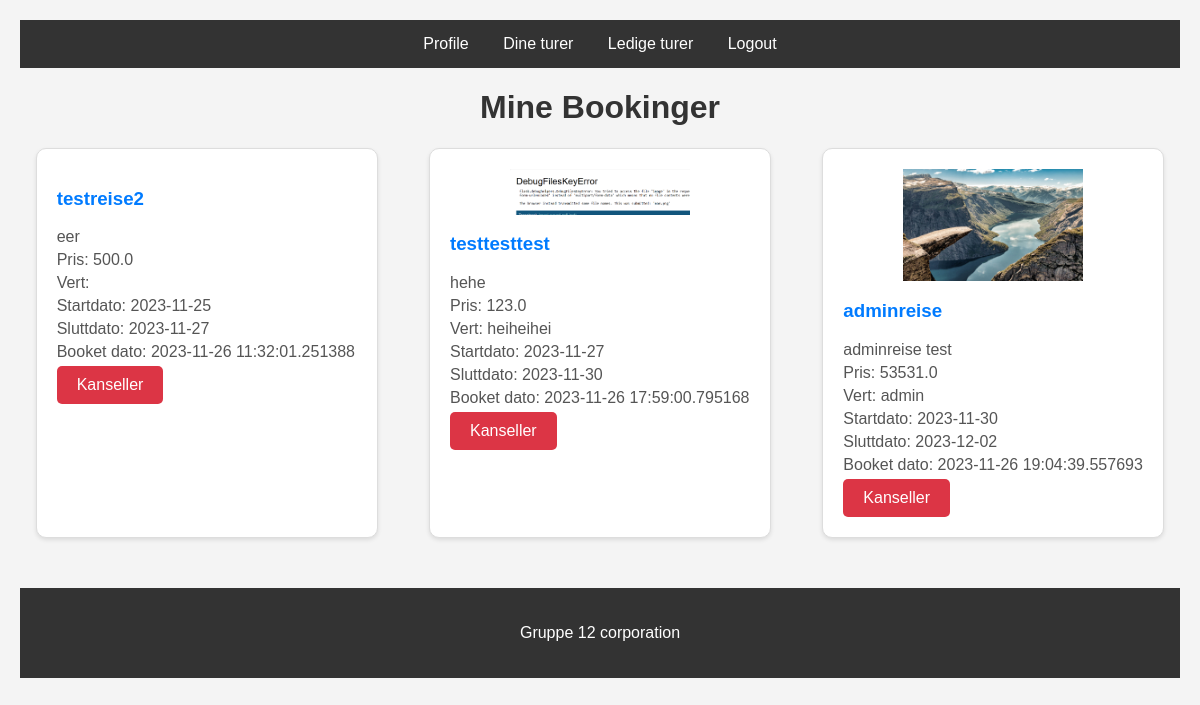
The app's page /my-bookings (signed in) with its own data.
### models.py (models this page shows)
class Booking(db.Model):
    id = db.Column(db.Integer, primary_key=True)
    user_id = db.Column(db.Integer, db.ForeignKey('user.id'))
    tour_id = db.Column(db.Integer, db.ForeignKey('tour.id'), nullable=False)
    booking_date = db.Column(db.DateTime, default=datetime.utcnow)
    user = db.relationship('User', backref='user_bookings')
    tour = db.relationship('Tour', backref='tour_bookings')
    paid = db.Column(db.Boolean, default=False)

class Tour(db.Model):
    id = db.Column(db.Integer, primary_key=True)
    name = db.Column(db.String(100), nullable=False)
    description = db.Column(db.String(500), nullable=False)
    price = db.Column(db.Integer, nullable=False)
    start_date = db.Column(db.Date, nullable=False)
    end_date = db.Column(db.Date, nullable=False)
    host_id = db.Column(db.Integer, db.ForeignKey('user.id'), nullable=False)
    image_filename = db.Column(db.String(100), nullable=True)

### routes.py (the view)
@main.route('/my-bookings', )
def user_bookings():
    if 'user' not in session:
        flash('Vennligst logg inn for å se dine bookinger.')
        return redirect(url_for("main.login"))
    current_user = User.query.filter_by(username=session['user']).first()
    if current_user is None:
        flash('Noe gikk galt, kunne ikke finne bruker.')
        return redirect(url_for("main.login"))
    bookings = Booking.query.filter_by(user_id=current_user.id).all()
    return render_template('my_bookings.html', bookings=bookings, User=User)

### templates/my_bookings.html (shortened to what this page needs)
<!DOCTYPE html>
<html lang="en">
<head>
</head>
<body>
    <nav>
        <a href="{{ url_for('main.user') }}">Profile</a>
        <a href="{{ url_for('main.user_bookings') }}">Dine turer</a>
        <a href="{{ url_for('main.show_tours') }}">Ledige turer</a>
        <a href="{{ url_for('main.logout') }}">Logout</a>
    </nav>
    <h1>Mine Bookinger</h1>
    <div class="tour-container">
        {% for booking in bookings %}
        <div class="tour-card">
            {% if booking.tour.image_filename %}
                <img src="{{ url_for('static', filename='uploads/' + booking.tour.image_filename) }}" alt="Tour image">
            {% endif %}
            <h3>{{ booking.tour.name }}</h3>
            <p>{{ booking.tour.description }}</p>
            <p>Pris: {{ booking.tour.price }}</p>
            <p>Vert: {{ User.query.get(booking.tour.host_id).username }}</p>
            <p>Startdato: {{ booking.tour.start_date }}</p>
            <p>Sluttdato: {{ booking.tour.end_date }}</p>
            <p>Booket dato: {{ booking.booking_date }}</p>
            <form method="POST" action="{{ url_for('main.cancel_booking', booking_id=booking.id) }}">
                <button type="submit" class="cancel-button">Kanseller</button>
            </form>
        </div>
        {% else %}
        <p>Du har ingen bookede turer.</p>
        {% endfor %}
    </div>
    <footer>
        <p>Gruppe 12 corporation</p>
    </footer>
</body>
</html>

### templates/my_bookings.html (style rules this page uses)
body { font-family: Arial, sans-serif; background-color: #f4f4f4; margin: 0; padding: 20px; }
h1 { text-align: center; color: #333; }
.tour-container { display: flex; flex-wrap: wrap; justify-content: space-around; gap: 20px; }
.tour-card { background-color: white; border: 1px solid #ddd; border-radius: 10px; box-shadow: 0 2px 4px rgba(0, 0, 0, 0.1); padding: 20px; width: 300px; margin-bottom: 20px; position: relative; }
.tour-card img { max-width: 60%; max-height: 60%px; object-fit: cover; display: block; margin: auto; }
.tour-card h3 { color: #007bff; }
.tour-card p { color: #555; margin: 5px 0; }
nav { background-color: #333; color: white; padding: 15px; text-align: center; }
nav a { color: white; margin: 0 15px; text-decoration: none; }
.cancel-button { background-color: #dc3545; color: white; padding: 10px 20px; border: none; border-radius: 5px; cursor: pointer; font-size: 16px; }
footer { margin-top: 30px; padding: 20px; background-color: #333; color: white; text-align: center; }

### records on screen
Booking: tour.name "testreise2", tour.description "eer", tour.price "500.0", tour.start_date "2023-11-25", tour.end_date "2023-11-27", booking_date "2023-11-26 11:32:01.251388"
Booking: image_filename (picture), tour.name "testtesttest", tour.description "hehe", tour.price "123.0", query.get "heiheihei", tour.start_date "2023-11-27", tour.end_date "2023-11-30", booking_date "2023-11-26 17:59:00.795168"
Booking: image_filename (picture), tour.name "adminreise", tour.description "adminreise test", tour.price "53531.0", query.get "admin", tour.start_date "2023-11-30", tour.end_date "2023-12-02", booking_date "2023-11-26 19:04:39.557693"
